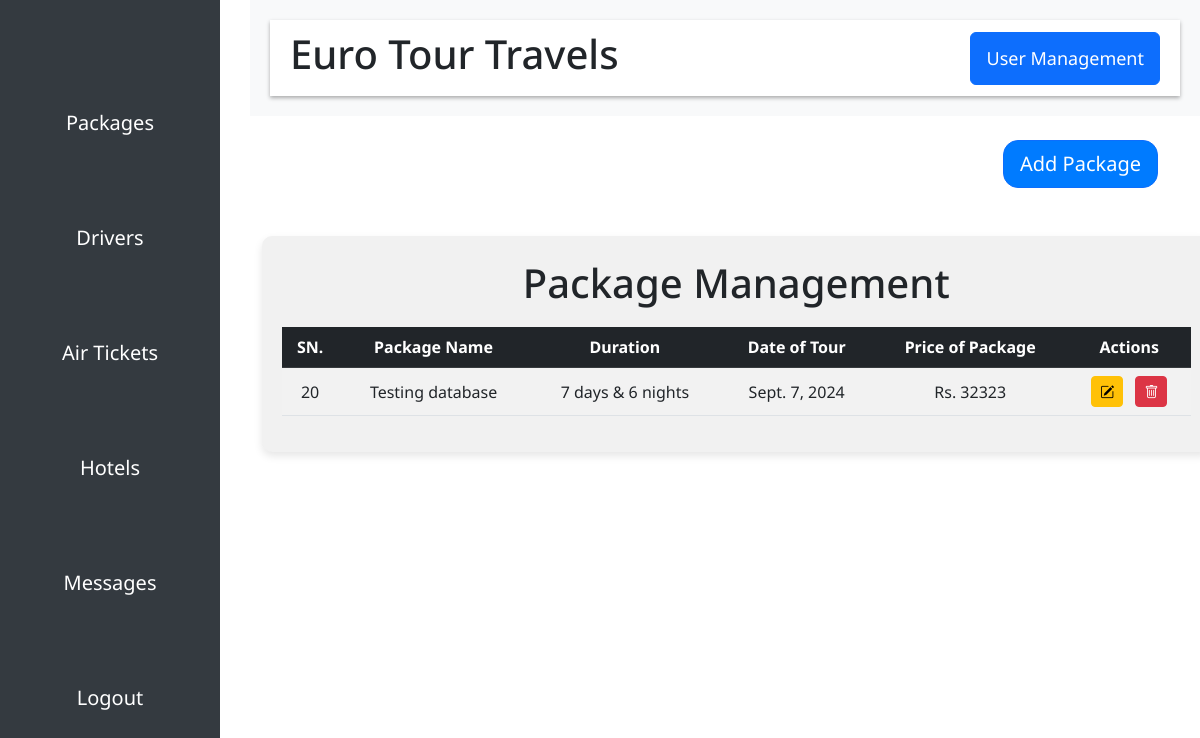
The app's page /package/ (signed in), older data.
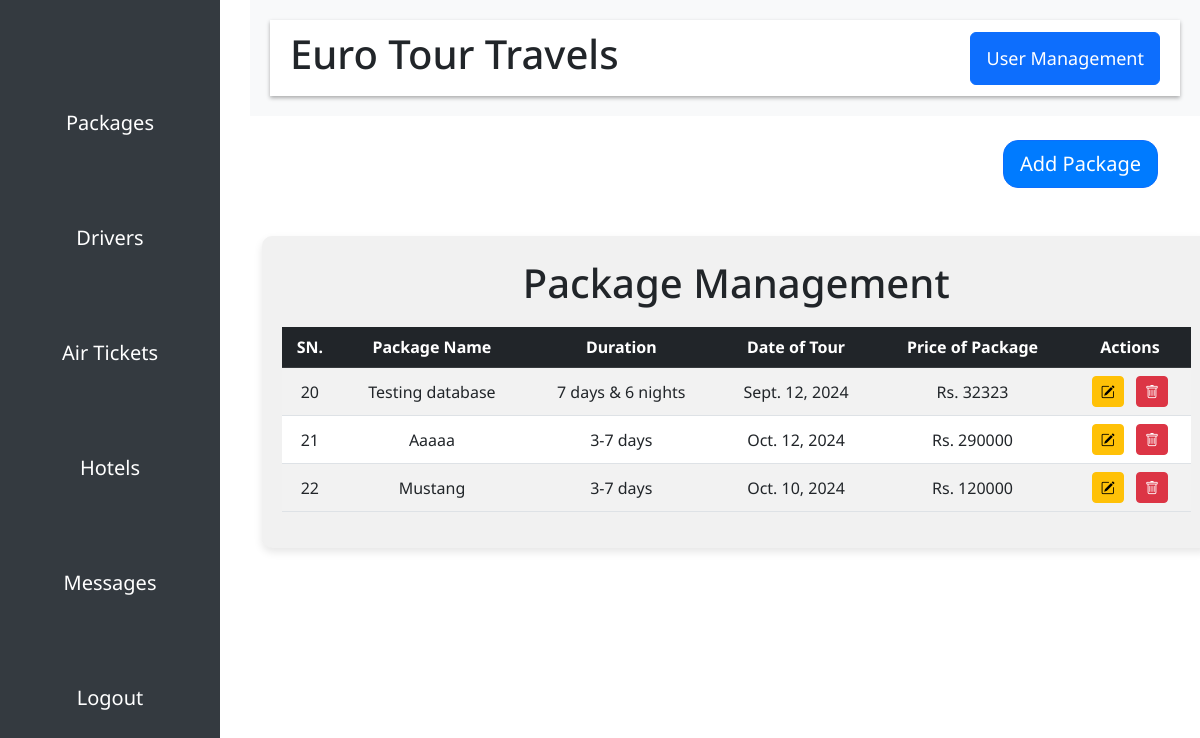
The same page, newer data.
### core/models.py (models this page shows, shortened)
class Package(models.Model):
    packageId = models.AutoField(primary_key=True)
    packagename = models.CharField(max_length=255, verbose_name="Package Name", null=True, blank=False, default="Blank")
    duration = models.CharField(max_length=200, verbose_name="Duration", null=True, blank=False, default="Blank")
    dateoftour = models.DateField(verbose_name="Date of Tour", null=True, blank=False)
    price = models.IntegerField(verbose_name="Price of Package", null=True, blank=False)
    packagedescription = models.CharField(max_length=10000, verbose_name="Package Description", null=True, blank=False, default="Blank")
    image = models.ImageField(upload_to="packages/images", verbose_name="Images", null=True, blank=False, default='')

### core/views.py (the view)
# urls.py: path("package/", package, name="package"),
@login_required
@user_passes_test(user_has_package_management_role)
def package(request):
    packages = Package.objects.all()
    context = {
        'packages' : packages
    }
    return render(request, 'admin/package.html', context=context)

### core/views.py (called while the page is built)
def user_has_package_management_role(user):
    return user.is_superuser or (hasattr(user, 'profile') and user.profile.package_management)

### templates/admin/package.html (shortened to what this page needs)
{% extends 'admin/adminbase.html' %}
{% load static %}
{% block body %}
  <div class="container mt-4">
    <div class="add-package-btn text-end mt-4 mb-5">
      <a class="btn btn-primary btn-lg" href="{% url 'add-package' %}">Add Package</a>
    </div>
    <div class="package-table">
      <h1 class="text-center" style="position: relative; bottom: 12px;">Package Management</h1>
      <table class="table table-striped table-hover">
        <thead class="table-dark">
          <tr>
            <th>SN.</th>
            <th>Package Name</th>
            <th>Duration</th>
            <th>Date of Tour</th>
            <th>Price of Package</th>
            <th>Actions</th>
          </tr>
        </thead>
        <tbody>
          {% for i in packages %}
            <tr>
              <td>{{ i.packageId }}</td>
              <td>{{ i.packagename }}</td>
              <td>{{ i.duration }}</td>
              <td>{{ i.dateoftour }}</td>
              <td>Rs. {{ i.price }}</td>
              <td>
                <a href="{% url 'update-package' i.packageId %}" class="btn btn-warning btn-sm me-2"><i class="bi bi-pencil-square"></i></a>
                <a href="{% url 'delete-package' i.packageId %}" class="btn btn-danger btn-sm"
                onclick="return confirm('Are you sure you want to delete this user?');"><i class="bi bi-trash"></i></a>
              </td>
            </tr>
          {% endfor %}
        </tbody>
      </table>
    </div>
  </div>
{% endblock %}

Row changes from the older to the newer data that the page shows:
changed Package "Testing database": dateoftour "Sept. 7, 2024" → "Sept. 12, 2024"
added Package: packageId "21", packagename "Aaaaa", duration "3-7 days", dateoftour "Oct. 12, 2024", price "290000"
added Package: packageId "22", packagename "Mustang", duration "3-7 days", dateoftour "Oct. 10, 2024", price "120000"
